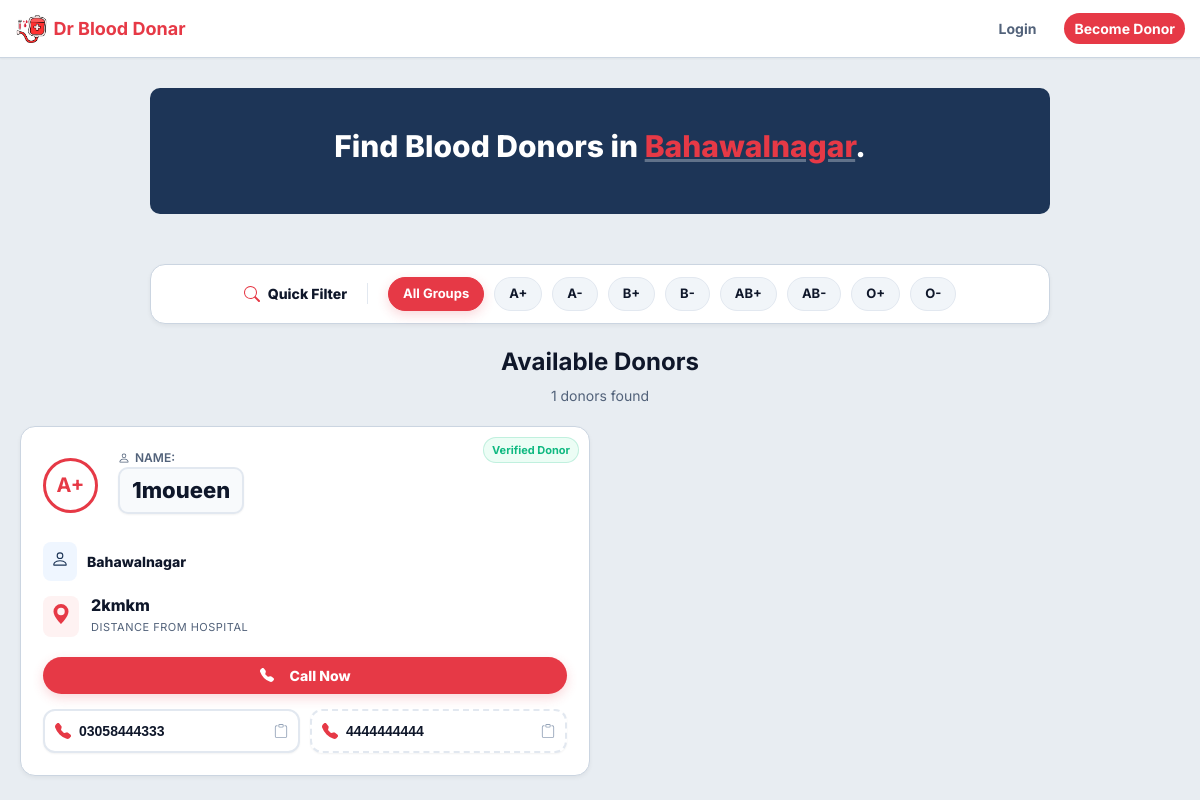
/, run on an earlier commit of the app's database.
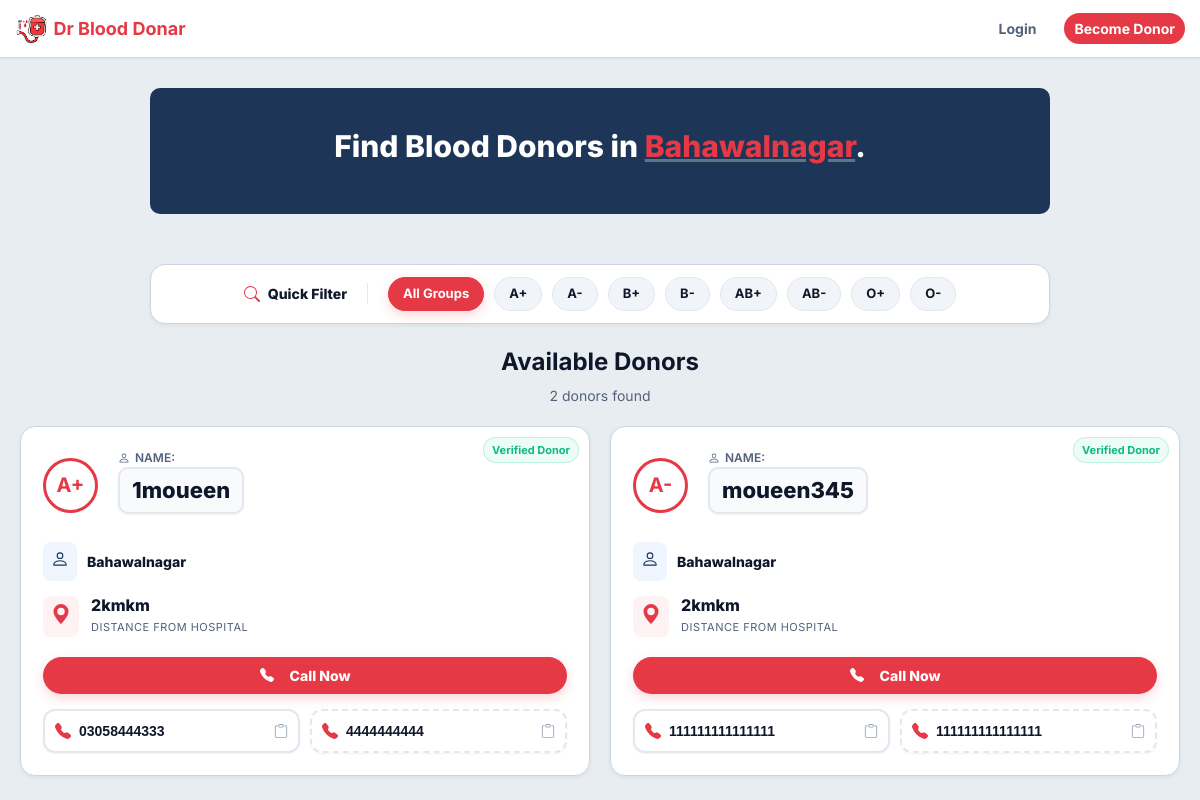
And on a later commit of the database.
### base/models.py (models this page shows)
class User(AbstractUser):
    name = models.CharField(max_length=200, null=True)
    email = models.EmailField(unique=True, null=True)
    home_address = models.CharField(max_length=500, null=True, blank=True)
    blood_group = models.CharField(max_length=3, null=True, blank=True, choices=[
        ('A+', 'A+'), ('A-', 'A-'),
        ('B+', 'B+'), ('B-', 'B-'),
        ('AB+', 'AB+'), ('AB-', 'AB-'),
        ('O+', 'O+'), ('O-', 'O-'),
    ])
    city = models.CharField(max_length=100, null=True, blank=True, default="Bahawalnagar")
    hospital_distance = models.CharField(max_length=200, null=True, blank=True, help_text="Enter number only (e.g. 2)")
    phone_number = models.CharField(max_length=15, null=True, blank=True)
    phone_number_2 = models.CharField(max_length=15, null=True, blank=True)
    is_donor = models.BooleanField(default=True, verbose_name="Available for Donation")
    avatar = models.ImageField(null=True, default="avatar.svg")
    USERNAME_FIELD = 'email'
    REQUIRED_FIELDS = []

### base/views.py (the view)
# urls.py: path('', views.home, name="home"),
def home(request):
    q = request.GET.get('q') if request.GET.get('q') != None else ''
    donors = User.objects.filter(is_donor=True)
    if q:
        donors = donors.filter(
            Q(blood_group__icontains=q) |
            Q(city__icontains=q) |
            Q(username__icontains=q)
        )
    blood_groups = ['A+', 'A-', 'B+', 'B-', 'AB+', 'AB-', 'O+', 'O-']
    donor_count = donors.count()
    context = {'donors': donors, 'blood_groups': blood_groups,
               'donor_count': donor_count}
    return render(request, 'base/home.html', context)

### base/templates/base/home.html
{% extends 'main.html' %}
{% block content %}
<main class="container">
  <section class="hero">
    <h1>Find Blood Donors in <span
        style="color: var(--color-primary); text-decoration: underline; text-decoration-color: rgba(255,255,255,0.3);">Bahawalnagar</span>.
    </h1>
  </section>
  <div class="layout-grid">
    <aside class="filter-section">
      {% include 'base/topics_component.html' %}
    </aside>
    <div class="feed-section">
      <div class="card__header" style="margin-bottom: 2rem; text-align: center; justify-content: center;">
        <div style="width: 100%;">
          <h2 style="font-size: 2.4rem; font-weight: 700; color: var(--color-text-main); margin-bottom: 0.5rem;">
            Available Donors</h2>
          <p style="color: var(--color-text-muted); font-size: 1.4rem;">{{donor_count}} donors found</p>
        </div>
      </div>
      {% include 'base/feed_component.html' %}
    </div>
  </div>
</main>
{% endblock %}

### base/templates/base/feed_component.html (shortened to what the changed rows need)
<div class="donor-grid">
    {% for donor in donors %}
    <div class="card card-custom"
        style="margin-bottom:0;position:relative;padding:2.2rem; border-radius: 1.5rem; transition: transform 0.2s ease, box-shadow 0.2s ease;">
        <span class="badge badge--green"
            style="position:absolute;top:1rem;right:1rem;font-size:1.1rem;padding:0.4rem 0.8rem;border:1px solid rgba(16,185,129,0.2);font-weight:700;">Verified
            Donor</span>
        <div class="request-card" style="display:flex; flex-direction:column; gap:2rem; align-items:flex-start;">
            <div style="display:flex;gap:2rem;width:100%; align-items: center;">
                <div class="blood-drop blood-drop-custom"
                    style="width: 5.5rem; height: 5.5rem; font-size: 2rem; border: 3px solid var(--color-primary); background: white;">
                    {{donor.blood_group}}</div>
                <div style="flex:1;">
                    <div style="margin-bottom: 0.8rem;">
                        <span
                            style="font-size: 1.2rem; color: var(--color-text-muted); display: flex; align-items: center; gap: 0.5rem; font-weight: 600; text-transform: uppercase;">
                            Name:</span>
                        <h3 class="card__title donor-name-custom"
                            style="font-size: 2.2rem; margin: 0; color: var(--color-text-main); font-weight: 800; border: 2px solid #e2e8f0; padding: 0.5rem 1.2rem; border-radius: 1rem; display: inline-block; background: #f8fafc; box-shadow: var(--shadow-sm);">
                            {{donor.name|default:donor.username}}</h3>
                    </div>
                </div>
            </div>
            <div style="width: 100%;">
                <div class="card__meta" style="margin-bottom: 2rem; display: grid; gap: 1.5rem;">
                    <div style="display: flex; gap: 1.5rem; flex-wrap: wrap;">
                        <div
                            style="display: flex; align-items: center; gap: 1rem; font-size: 1.4rem; color: var(--color-text-main);">
                            <div
                                style="background: #EFF6FF; padding: 8px; border-radius: 8px; color: var(--color-secondary);">
                            </div>
                            <span style="font-weight: 800;">{{donor.city}}</span>
                        </div>
                    </div>
                    <div
                        style="display: flex; align-items: flex-start; gap: 1.2rem; font-size: 1.4rem; color: var(--color-text-main);">
                        <div
                            style="background: #FEF2F2; padding: 8px; border-radius: 8px; color: var(--color-primary);">
                            <svg width="20" height="20" fill="currentColor" viewBox="0 0 16 16">
                                <path
                                    d="M8 16s6-5.686 6-10A6 6 0 0 0 2 6c0 4.314 6 10 6 10zm0-7a3 3 0 1 1 0-6 3 3 0 0 1 0 6z" />
                            </svg>
                        </div>
                        <div>
                            <span style="font-weight: 800; display: block; line-height: 1.2; font-size: 1.6rem;">
                                {% if donor.hospital_distance %}{{ donor.hospital_distance }}km{% else %}Near DHQ
                                Hospital{% endif %}
                            </span>
                            <span
                                style="color:var(--color-text-muted);font-size:1.1rem; text-transform: uppercase; letter-spacing: 0.5px;">Distance
                                from Hospital</span>
                        </div>
                    </div>
                </div>
                <div style="display: flex; flex-direction: column; gap: 1.5rem;">
                    {% if donor.phone_number %}
                    <a href="tel:{{donor.phone_number}}" class="btn btn--primary action-btn-text"
                        style="width: 100%; justify-content: center; font-weight: 800; border-radius: 5rem; font-size: 1.4rem; padding: 0.8rem 1.5rem; box-shadow: 0 4px 12px rgba(230, 57, 70, 0.2);">
                        Call Now
                    </a>
                    <div style="display: flex; gap: 1rem; width: 100%;">
                        <button onclick="copyToClipboard('{{donor.phone_number}}')" class="btn action-btn-text"
                            style="flex: 1; justify-content: space-between; align-items: center; border-radius: 1.2rem; background: white; border: 2.5px solid #E2E8F0; color: var(--color-text-main); font-weight: 800; padding: 1.2rem 1rem; font-size: 1.4rem; transition: all 0.2s; box-shadow: var(--shadow-sm); white-space: nowrap; overflow: hidden; text-overflow: ellipsis;">
                            <div style="display: flex; align-items: center; gap: 0.8rem; overflow: hidden;">
                                <span style="overflow: hidden; text-overflow: ellipsis;">{{donor.phone_number}}</span>
                            </div>
                        </button>
                        {% if donor.phone_number_2 %}
                        <button onclick="copyToClipboard('{{donor.phone_number_2}}')" class="btn action-btn-text"
                            style="flex: 1; justify-content: space-between; align-items: center; border-radius: 1.2rem; background: white; border: 2.5px dashed #E2E8F0; color: var(--color-text-main); font-weight: 800; padding: 1.2rem 1rem; font-size: 1.4rem; transition: all 0.2s; box-shadow: var(--shadow-sm); white-space: nowrap; overflow: hidden; text-overflow: ellipsis;">
                            <div style="display: flex; align-items: center; gap: 0.8rem; overflow: hidden;">
                                <span style="overflow: hidden; text-overflow: ellipsis;">{{donor.phone_number_2}}</span>
                            </div>
                        </button>
                        {% endif %}
                    </div>
                    {% endif %}
                </div>
            </div>
        </div>
    </div>
    {% empty %}
    <div style="text-align:center;padding: 8rem 4rem;grid-column: 1 / -1;">
        <p style="color: var(--color-text-muted); font-size: 2rem; font-weight: 600;">No donors found in this category.
        </p>
    </div>
    {% endfor %}
</div>

What changed in the data, as far as the page shows it:
added User: blood_group "A-", name "moueen345", city "Bahawalnagar", hospital_distance "2km", phone_number "111111111111111", phone_number_2 "111111111111111"
Also different on the page:
{{ donor_count }}: "1" → "2"
